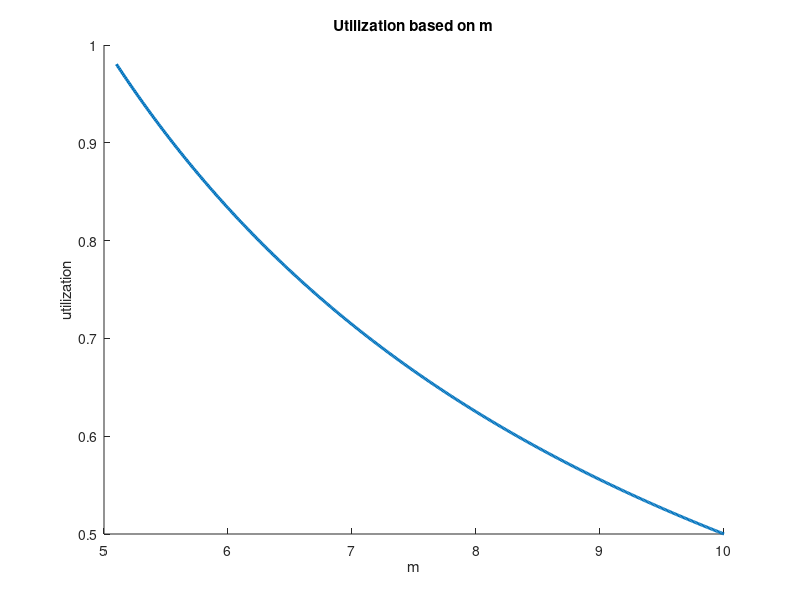
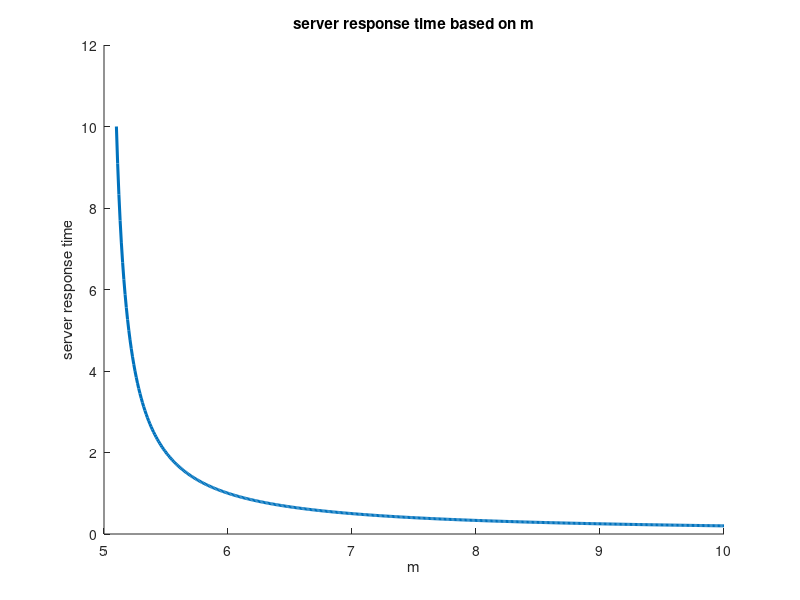
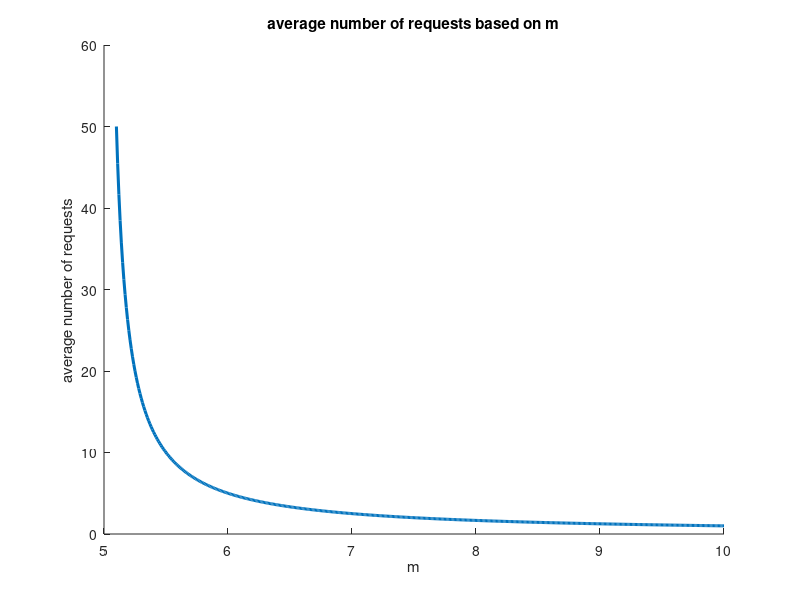
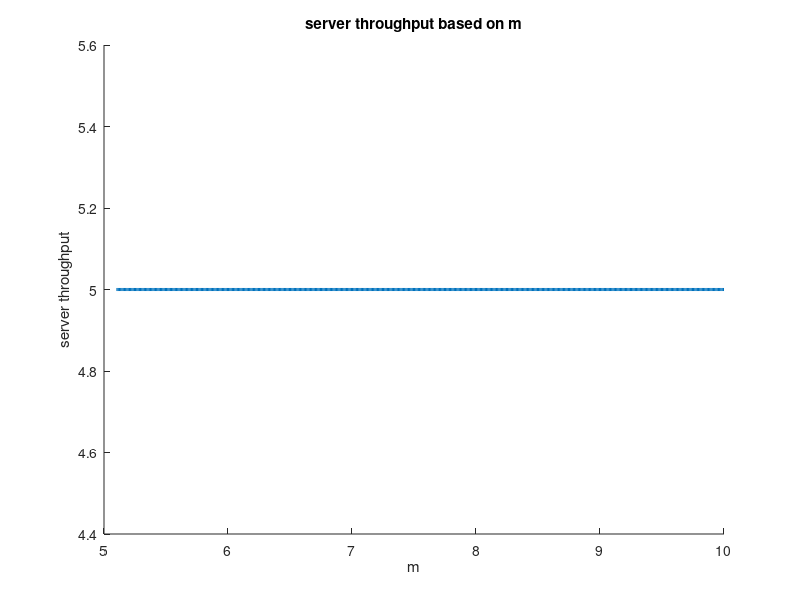

Recreate these plots in MATLAB, in order.
clc;
clear all;
close all;

pkg load statistics
pkg load queueing

lamda = 5;
utilization = [0,500];
server_response_time = [0,500];
average_number_of_requests = [0,500];
server_throughput = [0,500];

m = [5.1:0.01:10]; 

for i=1:columns(m)
    [utilization(i),server_response_time(i),average_number_of_requests(i),server_throughput(i)] = qsmm1(lamda, m(i));
endfor

figure(1); 
hold on;
title("Utilization based on m");
plot(m,utilization,"linewidth", 2.2);
xlabel("m");
ylabel("utilization"); 
hold off;

figure(2) ;
hold on;
title("server response time based on m");
plot(m,server_response_time,"linewidth", 2.2);
xlabel("m");
ylabel("server response time"); 
hold off;

figure(3) ;
hold on;
title("average number of requests based on m");
plot(m,average_number_of_requests,"linewidth", 2.2);
xlabel("m");
ylabel("average number of requests"); 
hold off;

figure(4);
hold on;
title("server throughput based on m");
plot(m,server_throughput,"linewidth", 2.2);
xlabel("m");
ylabel("server throughput");
hold off;
 
 
